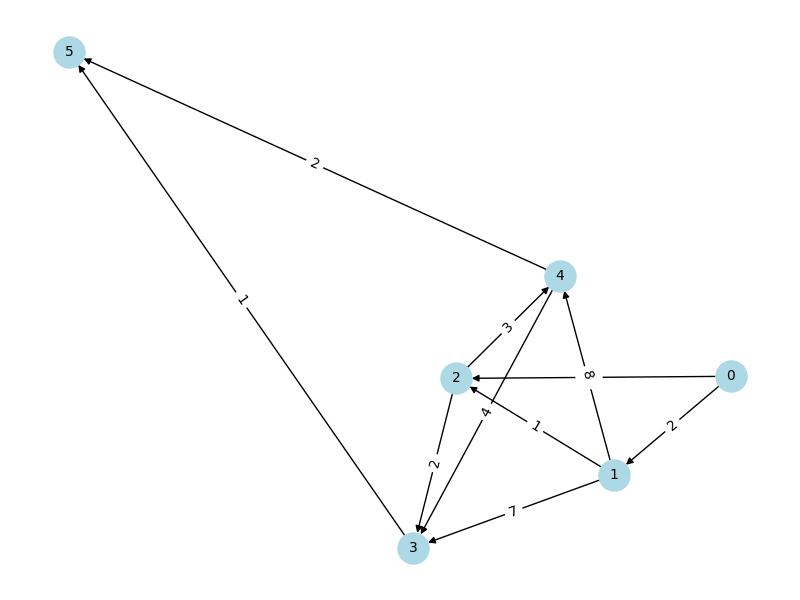

Write Python code to recreate this figure.
import pandas as pd
import networkx as nx
import matplotlib.pyplot as plt

# Load graph data
graph_data = pd.read_csv('graph.csv')
results_data = pd.read_csv('results.csv')

# Create a directed graph
G = nx.DiGraph()

# Add edges from the graph.csv file
for _, row in graph_data.iterrows():
    G.add_edge(row['From'], row['To'], weight=row['Weight'])

# Plot and save the graph visualization
pos = nx.spring_layout(G)
labels = nx.get_edge_attributes(G, 'weight')
plt.figure(figsize=(8, 6))
nx.draw(G, pos, with_labels=True, node_color='lightblue', node_size=500, font_size=10)
nx.draw_networkx_edge_labels(G, pos, edge_labels=labels)
plt.title('Graph Visualization')
plt.savefig('graph.png', format='png')
plt.close()

# Extract the shortest path from results.csv
for _, row in results_data.iterrows():
    source = row['Source']
    destination = row['Destination']
    if row['ShortestPath'] != 'No Path Found':
        path = list(map(int, row['ShortestPath'].split(' -> ')))
        cost = row['Cost']
        print(f"Shortest path from {source} to {destination}: {path} with cost {cost}")
        
        # Highlight the shortest path
        path_edges = list(zip(path, path[1:]))
        plt.figure(figsize=(8, 6))
        nx.draw(G, pos, with_labels=True, node_color='lightgreen', node_size=500, font_size=10)
        nx.draw_networkx_edges(G, pos, edgelist=path_edges, edge_color='red', width=2)
        nx.draw_networkx_edge_labels(G, pos, edge_labels=labels)
        plt.title('Shortest Path Highlighted (DFS)')
        plt.savefig('dfs.png', format='png')
        plt.close()
    else:
        print(f"No path found from {source} to {destination}.")
